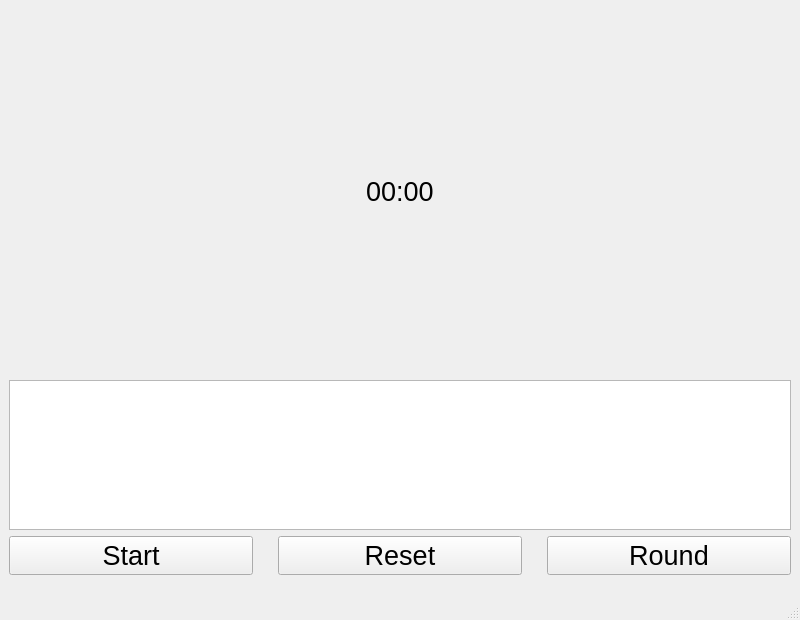
<?xml version="1.0" encoding="UTF-8"?>
<ui version="4.0">
 <class>MainWindow</class>
 <widget class="QMainWindow" name="MainWindow">
  <property name="geometry">
   <rect>
    <x>0</x>
    <y>0</y>
    <width>800</width>
    <height>620</height>
   </rect>
  </property>
  <property name="sizePolicy">
   <sizepolicy hsizetype="Expanding" vsizetype="Fixed">
    <horstretch>0</horstretch>
    <verstretch>0</verstretch>
   </sizepolicy>
  </property>
  <property name="minimumSize">
   <size>
    <width>0</width>
    <height>100</height>
   </size>
  </property>
  <property name="maximumSize">
   <size>
    <width>16777215</width>
    <height>16777215</height>
   </size>
  </property>
  <property name="font">
   <font>
    <pointsize>20</pointsize>
   </font>
  </property>
  <property name="windowTitle">
   <string>MainWindow</string>
  </property>
  <widget class="QWidget" name="centralwidget">
   <layout class="QHBoxLayout" name="horizontalLayout_2">
    <item>
     <layout class="QVBoxLayout" name="verticalLayout_2">
      <item>
       <layout class="QHBoxLayout" name="horizontalLayout">
        <property name="sizeConstraint">
         <enum>QLayout::SizeConstraint::SetMinimumSize</enum>
        </property>
        <item>
         <spacer name="horizontalSpacer">
          <property name="orientation">
           <enum>Qt::Orientation::Horizontal</enum>
          </property>
          <property name="sizeHint" stdset="0">
           <size>
            <width>0</width>
            <height>200</height>
           </size>
          </property>
         </spacer>
        </item>
        <item>
         <widget class="QLabel" name="timer_value">
          <property name="text">
           <string>00:00</string>
          </property>
         </widget>
        </item>
        <item>
         <spacer name="horizontalSpacer_2">
          <property name="orientation">
           <enum>Qt::Orientation::Horizontal</enum>
          </property>
          <property name="sizeHint" stdset="0">
           <size>
            <width>0</width>
            <height>0</height>
           </size>
          </property>
         </spacer>
        </item>
       </layout>
      </item>
      <item>
       <layout class="QHBoxLayout" name="horizontalLayout_4">
        <item>
         <widget class="QListWidget" name="listWidget">
          <property name="maximumSize">
           <size>
            <width>16777215</width>
            <height>150</height>
           </size>
          </property>
         </widget>
        </item>
       </layout>
      </item>
      <item>
       <layout class="QHBoxLayout" name="horizontalLayout_3">
        <property name="spacing">
         <number>25</number>
        </property>
        <item>
         <widget class="QPushButton" name="start_button">
          <property name="text">
           <string>Start</string>
          </property>
         </widget>
        </item>
        <item>
         <widget class="QPushButton" name="reset_button">
          <property name="text">
           <string>Reset</string>
          </property>
         </widget>
        </item>
        <item>
         <widget class="QPushButton" name="round_button">
          <property name="text">
           <string>Round</string>
          </property>
         </widget>
        </item>
       </layout>
      </item>
     </layout>
    </item>
   </layout>
  </widget>
  <widget class="QMenuBar" name="menubar">
   <property name="geometry">
    <rect>
     <x>0</x>
     <y>0</y>
     <width>800</width>
     <height>38</height>
    </rect>
   </property>
  </widget>
  <widget class="QStatusBar" name="statusbar"/>
 </widget>
 <resources/>
 <connections/>
</ui>
